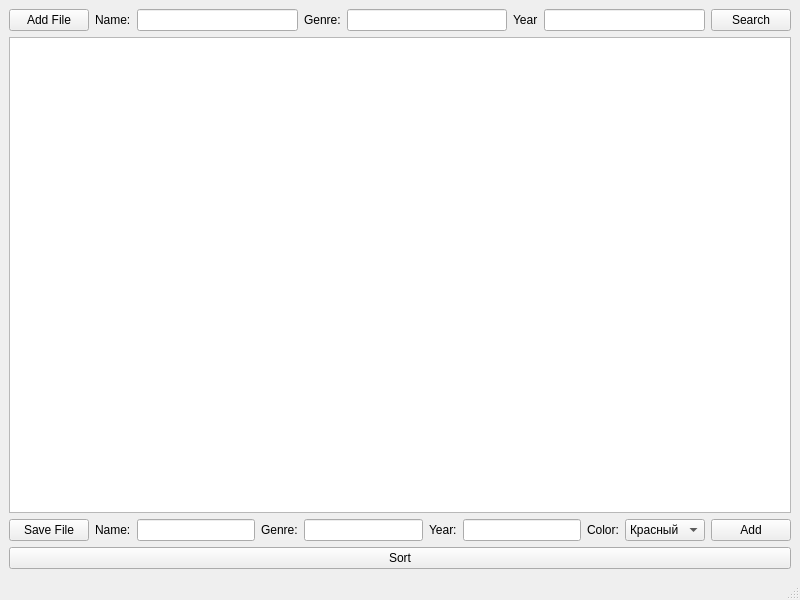
<?xml version="1.0" encoding="UTF-8"?>
<ui version="4.0">
 <class>MainWindow</class>
 <widget class="QMainWindow" name="MainWindow">
  <property name="geometry">
   <rect>
    <x>0</x>
    <y>0</y>
    <width>800</width>
    <height>600</height>
   </rect>
  </property>
  <property name="windowTitle">
   <string>MainWindow</string>
  </property>
  <widget class="QWidget" name="centralwidget">
   <layout class="QVBoxLayout" name="verticalLayout">
    <item>
     <layout class="QHBoxLayout" name="horizontalLayout">
      <item>
       <widget class="QPushButton" name="pushButton_2">
        <property name="text">
         <string>Add File</string>
        </property>
       </widget>
      </item>
      <item>
       <widget class="QLabel" name="label_6">
        <property name="text">
         <string>Name:</string>
        </property>
       </widget>
      </item>
      <item>
       <widget class="QLineEdit" name="lineEdit_6"/>
      </item>
      <item>
       <widget class="QLabel" name="label_7">
        <property name="text">
         <string>Genre:</string>
        </property>
       </widget>
      </item>
      <item>
       <widget class="QLineEdit" name="lineEdit_5"/>
      </item>
      <item>
       <widget class="QLabel" name="label_8">
        <property name="text">
         <string>Year</string>
        </property>
       </widget>
      </item>
      <item>
       <widget class="QLineEdit" name="lineEdit"/>
      </item>
      <item>
       <widget class="QPushButton" name="pushButton">
        <property name="text">
         <string>Search</string>
        </property>
       </widget>
      </item>
     </layout>
    </item>
    <item>
     <widget class="CustomTextBrowser" name="textBrowser"/>
    </item>
    <item>
     <layout class="QHBoxLayout" name="horizontalLayout_2">
      <item>
       <widget class="QPushButton" name="pushButton_3">
        <property name="text">
         <string>Save File</string>
        </property>
       </widget>
      </item>
      <item>
       <widget class="QLabel" name="label_2">
        <property name="text">
         <string>Name:</string>
        </property>
       </widget>
      </item>
      <item>
       <widget class="QLineEdit" name="lineEdit_4"/>
      </item>
      <item>
       <widget class="QLabel" name="label_3">
        <property name="text">
         <string>Genre:</string>
        </property>
       </widget>
      </item>
      <item>
       <widget class="QLineEdit" name="lineEdit_3"/>
      </item>
      <item>
       <widget class="QLabel" name="label_4">
        <property name="text">
         <string>Year:</string>
        </property>
       </widget>
      </item>
      <item>
       <widget class="QLineEdit" name="lineEdit_7"/>
      </item>
      <item>
       <widget class="QLabel" name="label_5">
        <property name="text">
         <string>Color:</string>
        </property>
       </widget>
      </item>
      <item>
       <widget class="QComboBox" name="comboBox">
        <item>
         <property name="text">
          <string>Красный</string>
         </property>
        </item>
        <item>
         <property name="text">
          <string>Черный</string>
         </property>
        </item>
        <item>
         <property name="text">
          <string>Синий</string>
         </property>
        </item>
        <item>
         <property name="text">
          <string>Желтый</string>
         </property>
        </item>
        <item>
         <property name="text">
          <string>Зеленый</string>
         </property>
        </item>
       </widget>
      </item>
      <item>
       <widget class="QPushButton" name="pushButton_4">
        <property name="text">
         <string>Add</string>
        </property>
       </widget>
      </item>
     </layout>
    </item>
    <item>
     <widget class="QPushButton" name="pushButton_5">
      <property name="text">
       <string>Sort</string>
      </property>
     </widget>
    </item>
   </layout>
  </widget>
  <widget class="QMenuBar" name="menubar">
   <property name="geometry">
    <rect>
     <x>0</x>
     <y>0</y>
     <width>800</width>
     <height>18</height>
    </rect>
   </property>
  </widget>
  <widget class="QStatusBar" name="statusbar"/>
 </widget>
 <customwidgets>
  <customwidget>
   <class>CustomTextBrowser</class>
   <extends>QTextBrowser</extends>
   <header location="global">customtextbrowser.h</header>
  </customwidget>
 </customwidgets>
 <resources/>
 <connections/>
</ui>
